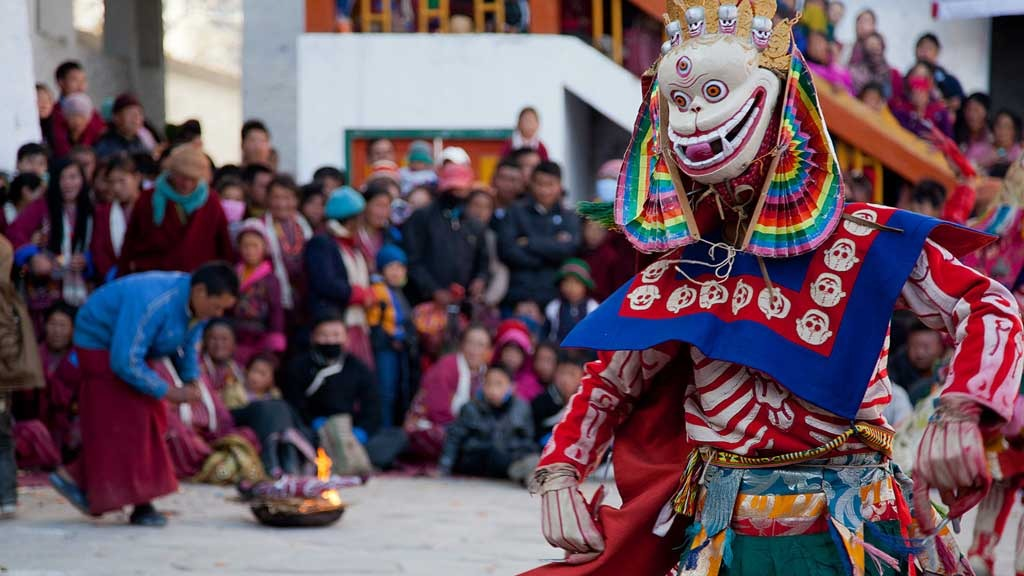
#> input picture Q5/Box filter/bf_input.jpg, 1024 x 576 px, found by its file name
$ python boxfilter.py
#> lines starting #> are read from the running program, lines starting #| are printed output that depends on the picture; long printed decimals are rounded
import cv2
import numpy as np
import math

path = r"D:/VS Code/MMP/Q5/bf_input.jpg"

img = cv2.imread(path)
#> img is the input picture: shape (576, 1024, 3); mean B, G, R 96.7, 85.8, 106
img = img.astype(np.float32)

box5_avg = cv2.boxFilter(img, -1, (5,5), normalize=True) # 5x5 box blur (average)

box5_sum = cv2.boxFilter(img, -1, (5,5), normalize=False) # 5x5 box blur (sum)

box20_avg = cv2.boxFilter(img, -1, (20,20), normalize=True) # 20x20 box blur (average)
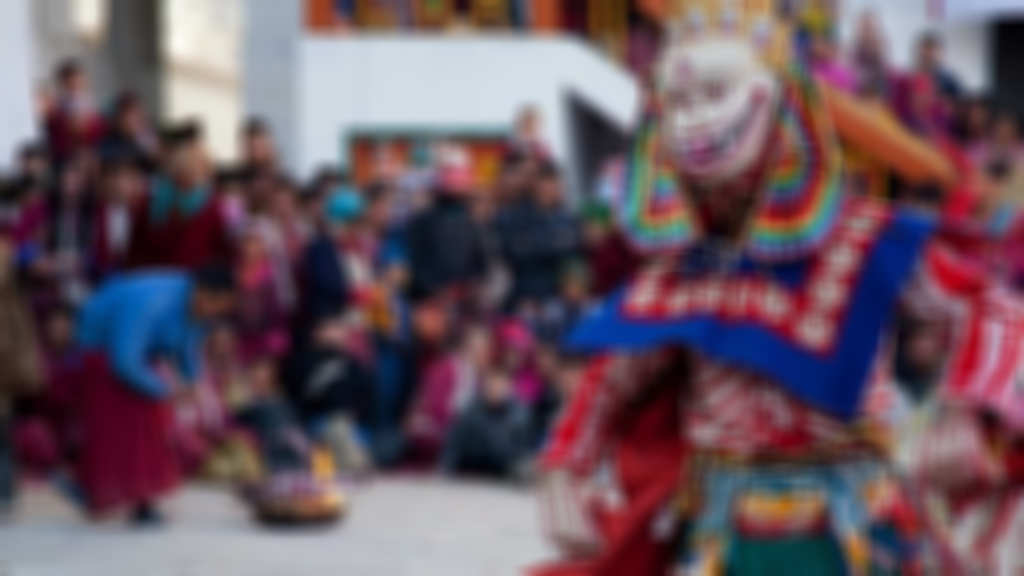
#> box20_avg: shape (576, 1024, 3) float32; mean B, G, R 96.7, 85.8, 106

box20_sum = cv2.boxFilter(img, -1, (20,20), normalize=False) # 20x20 box blur (sum)

gray = cv2.cvtColor(img, cv2.COLOR_BGR2GRAY)
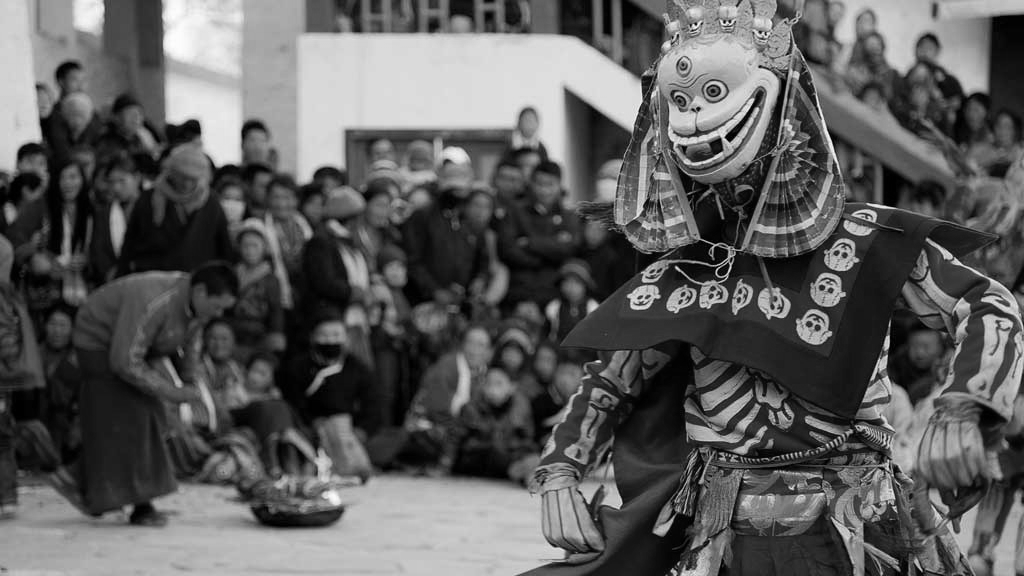
#> gray: shape (576, 1024) float32; min 0, max 254.2, mean 93.1
sigma = np.std(gray)
#> sigma = 66.55
print("Sigma =", sigma)
#| Sigma = 66.550

size = int(round(2 * math.pi * sigma))
#> size = 418

if size < 3:
    size = 3
if size % 2 == 0:
    size += 1
#> size = 419

print("Gaussian kernel size =", size)
#| Gaussian kernel size = 419

radius = size // 2
#> radius = 209
x = np.arange(-radius, radius + 1, 1, dtype=np.float32)
#> x = 419 values from -209 to 209
gauss_unnorm = np.exp(-(x**2) / (2 * sigma * sigma + 1e-6))# Gaussian formula
#> gauss_unnorm = 419 values, max 1 at index 209, min 0.00722 at index 0, mean 0.397

gauss_norm = gauss_unnorm / np.sum(gauss_unnorm) # Normalized Gaussian (sum = 1)
#> gauss_norm = 419 values, max 0.006 at index 209, min 4.33e-05 at index 0, mean 0.00239

print("Gaussian kernel (normalized) sum =", np.sum(gauss_norm))
#| Gaussian kernel (normalized) sum = 1.0
gauss_sep_unnorm = cv2.sepFilter2D(img, -1, gauss_unnorm, gauss_unnorm) #Unnormalized Gaussian blur
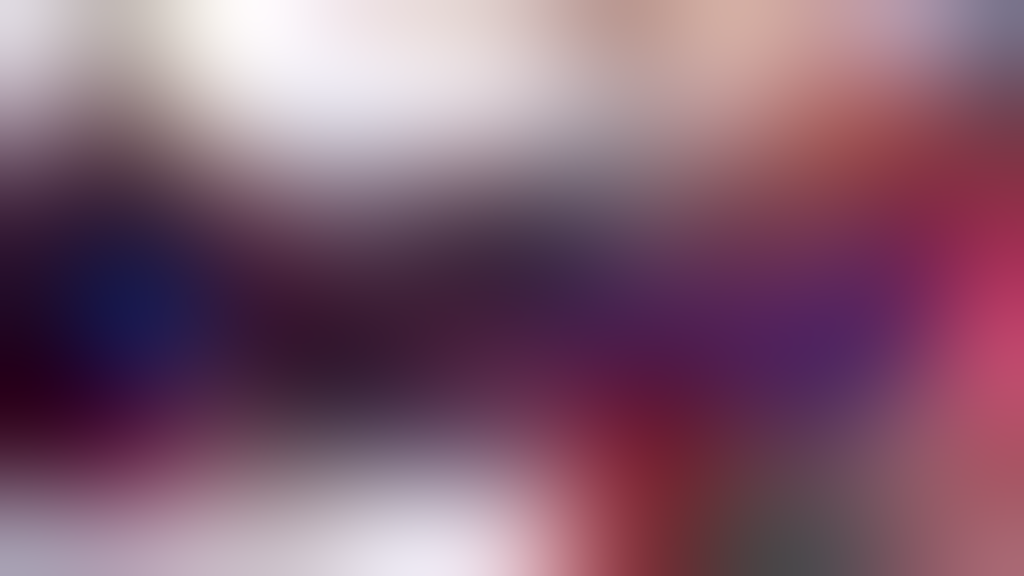
#> gauss_sep_unnorm: shape (576, 1024, 3) float32; mean B, G, R 2681205.2, 2379785, 2940367; drawn with min black and max white

gauss_sep_norm = cv2.sepFilter2D(img, -1, gauss_norm, gauss_norm) # Normalized Gaussian blur
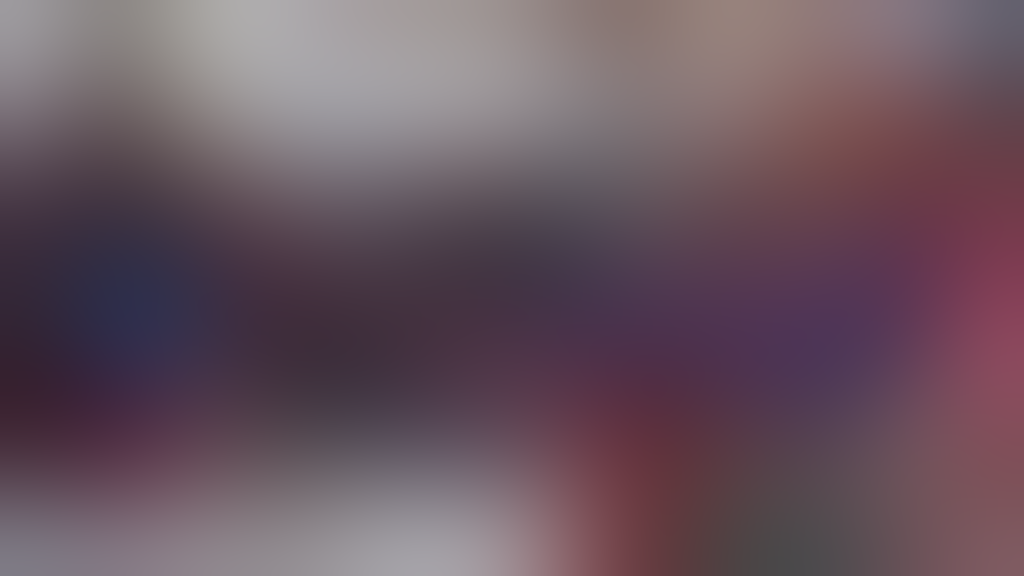
#> gauss_sep_norm: shape (576, 1024, 3) float32; mean B, G, R 96.7, 85.8, 106

cv2.imwrite("D:/VS Code/MMP/Q5/box5_avg.jpg", box5_avg)
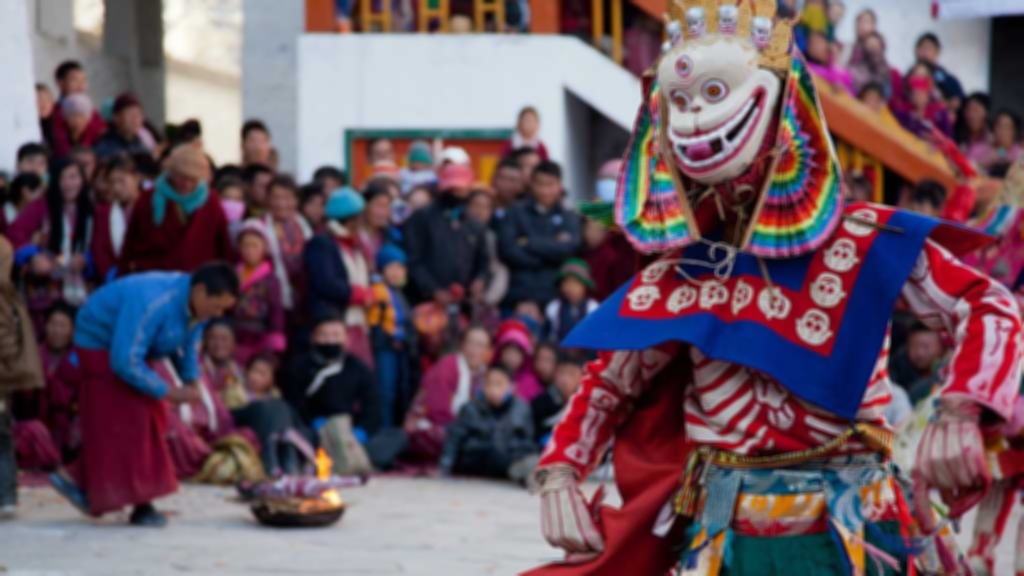
#> saved as box5_avg.jpg: shape (576, 1024, 3); mean B, G, R 96.7, 85.8, 106
cv2.imwrite("D:/VS Code/MMP/Q5/box5_sum.jpg", box5_sum)
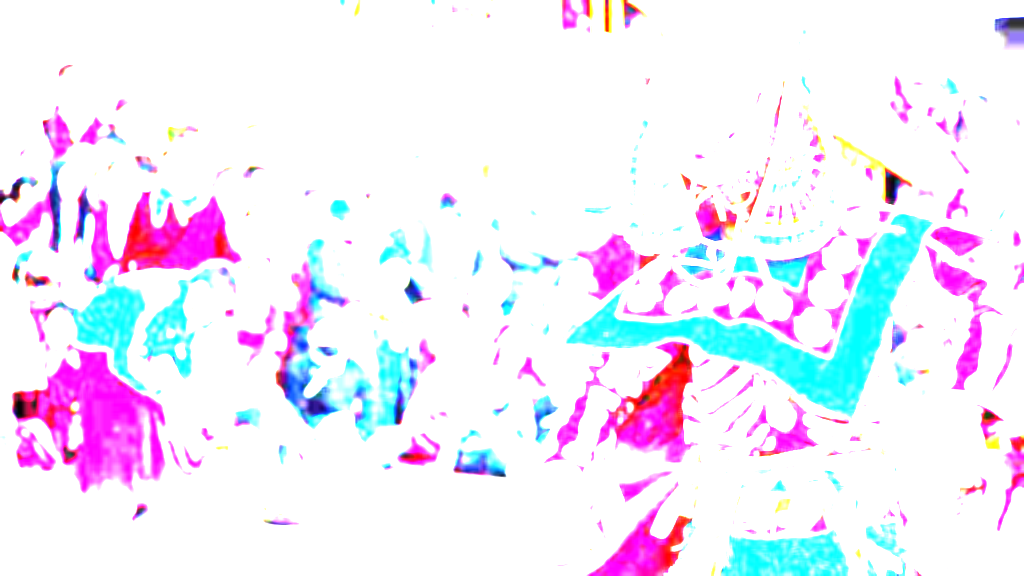
#> saved as box5_sum.jpg: shape (576, 1024, 3); mean B, G, R 250.7, 234.7, 240.5
cv2.imwrite("D:/VS Code/MMP/Q5/box20_avg.jpg", box20_avg)
cv2.imwrite("D:/VS Code/MMP/Q5/box20_sum.jpg", box20_sum)
cv2.imwrite("D:/VS Code/MMP/Q5/gaussian_unnormalized.jpg", gauss_sep_unnorm)
cv2.imwrite("D:/VS Code/MMP/Q5/gaussian_normalized.jpg", gauss_sep_norm)

print("All images saved!")
